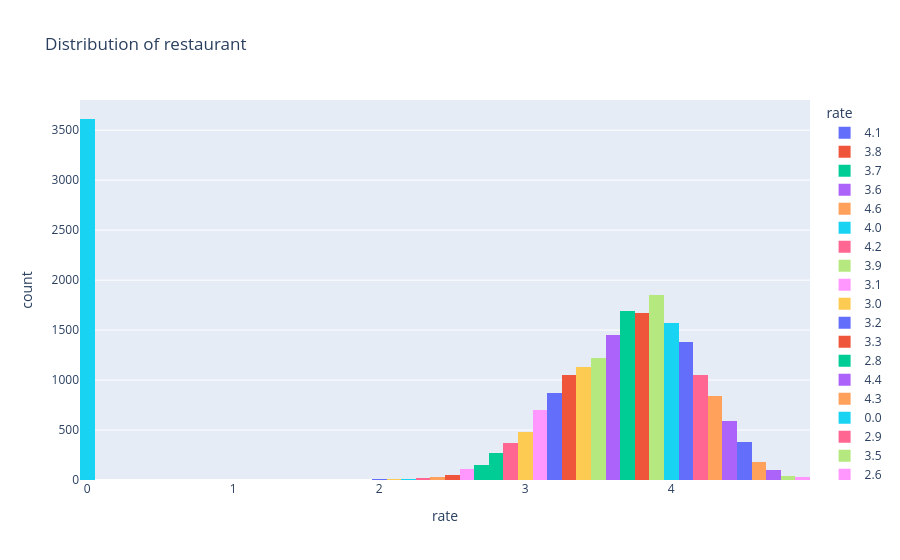

Notebook source saved alongside this figure:
### Code cell
# 2. What is the distribution of restaurant ratings?

fig = px.histogram(df, x='rate', title='Distribution of restaurant', color = 'rate')
fig.show()

### Figure 1 — Plotly figure (JSON) as saved in the notebook; plotly's stock layout.template omitted (floating-point values rounded to 4 significant figures; data arrays with more than 128 entries replaced by an {"elided": "..."} marker saying what was removed)
{"data": [{"bingroup": "x", "hovertemplate": "rate=%{x}<br>count=%{y}<extra></extra>", "legendgroup": "4.1", "marker": {"color": "#636efa", "pattern": {"shape": ""}}, "name": "4.1", "orientation": "v", "showlegend": true, "type": "histogram", "x": {"elided": "1376 float values"}, "xaxis": "x", "yaxis": "y"}, {"bingroup": "x", "hovertemplate": "rate=%{x}<br>count=%{y}<extra></extra>", "legendgroup": "3.8", "marker": {"color": "#EF553B", "pattern": {"shape": ""}}, "name": "3.8", "orientation": "v", "showlegend": true, "type": "histogram", "x": {"elided": "1670 float values"}, "xaxis": "x", "yaxis": "y"}, {"bingroup": "x", "hovertemplate": "rate=%{x}<br>count=%{y}<extra></extra>", "legendgroup": "3.7", "marker": {"color": "#00cc96", "pattern": {"shape": ""}}, "name": "3.7", "orientation": "v", "showlegend": true, "type": "histogram", "x": {"elided": "1695 float values"}, "xaxis": "x", "yaxis": "y"}, {"bingroup": "x", "hovertemplate": "rate=%{x}<br>count=%{y}<extra></extra>", "legendgroup": "3.6", "marker": {"color": "#ab63fa", "pattern": {"shape": ""}}, "name": "3.6", "orientation": "v", "showlegend": true, "type": "histogram", "x": {"elided": "1448 float values"}, "xaxis": "x", "yaxis": "y"}, {"bingroup": "x", "hovertemplate": "rate=%{x}<br>count=%{y}<extra></extra>", "legendgroup": "4.6", "marker": {"color": "#FFA15A", "pattern": {"shape": ""}}, "name": "4.6", "orientation": "v", "showlegend": true, "type": "histogram", "x": {"elided": "178 float values"}, "xaxis": "x", "yaxis": "y"}, {"bingroup": "x", "hovertemplate": "rate=%{x}<br>count=%{y}<extra></extra>", "legendgroup": "4.0", "marker": {"color": "#19d3f3", "pattern": {"shape": ""}}, "name": "4.0", "orientation": "v", "showlegend": true, "type": "histogram", "x": {"elided": "1568 float values"}, "xaxis": "x", "yaxis": "y"}, {"bingroup": "x", "hovertemplate": "rate=%{x}<br>count=%{y}<extra></extra>", "legendgroup": "4.2", "marker": {"color": "#FF6692", "pattern": {"shape": ""}}, "name": "4.2", "orientation": "v", "showlegend": true, "type": "histogram", "x": {"elided": "1051 float values"}, "xaxis": "x", "yaxis": "y"}, {"bingroup": "x", "hovertemplate": "rate=%{x}<br>count=%{y}<extra></extra>", "legendgroup": "3.9", "marker": {"color": "#B6E880", "pattern": {"shape": ""}}, "name": "3.9", "orientation": "v", "showlegend": true, "type": "histogram", "x": {"elided": "1849 float values"}, "xaxis": "x", "yaxis": "y"}, {"bingroup": "x", "hovertemplate": "rate=%{x}<br>count=%{y}<extra></extra>", "legendgroup": "3.1", "marker": {"color": "#FF97FF", "pattern": {"shape": ""}}, "name": "3.1", "orientation": "v", "showlegend": true, "type": "histogram", "x": {"elided": "701 float values"}, "xaxis": "x", "yaxis": "y"}, {"bingroup": "x", "hovertemplate": "rate=%{x}<br>count=%{y}<extra></extra>", "legendgroup": "3.0", "marker": {"color": "#FECB52", "pattern": {"shape": ""}}, "name": "3.0", "orientation": "v", "showlegend": true, "type": "histogram", "x": {"elided": "479 float values"}, "xaxis": "x", "yaxis": "y"}, {"bingroup": "x", "hovertemplate": "rate=%{x}<br>count=%{y}<extra></extra>", "legendgroup": "3.2", "marker": {"color": "#636efa", "pattern": {"shape": ""}}, "name": "3.2", "orientation": "v", "showlegend": true, "type": "histogram", "x": {"elided": "874 float values"}, "xaxis": "x", "yaxis": "y"}, {"bingroup": "x", "hovertemplate": "rate=%{x}<br>count=%{y}<extra></extra>", "legendgroup": "3.3", "marker": {"color": "#EF553B", "pattern": {"shape": ""}}, "name": "3.3", "orientation": "v", "showlegend": true, "type": "histogram", "x": {"elided": "1054 float values"}, "xaxis": "x", "yaxis": "y"}, {"bingroup": "x", "hovertemplate": "rate=%{x}<br>count=%{y}<extra></extra>", "legendgroup": "2.8", "marker": {"color": "#00cc96", "pattern": {"shape": ""}}, "name": "2.8", "orientation": "v", "showlegend": true, "type": "histogram", "x": {"elided": "269 float values"}, "xaxis": "x", "yaxis": "y"}, {"bingroup": "x", "hovertemplate": "rate=%{x}<br>count=%{y}<extra></extra>", "legendgroup": "4.4", "marker": {"color": "#ab63fa", "pattern": {"shape": ""}}, "name": "4.4", "orientation": "v", "showlegend": true, "type": "histogram", "x": {"elided": "587 float values"}, "xaxis": "x", "yaxis": "y"}, {"bingroup": "x", "hovertemplate": "rate=%{x}<br>count=%{y}<extra></extra>", "legendgroup": "4.3", "marker": {"color": "#FFA15A", "pattern": {"shape": ""}}, "name": "4.3", "orientation": "v", "showlegend": true, "type": "histogram", "x": {"elided": "841 float values"}, "xaxis": "x", "yaxis": "y"}, {"bingroup": "x", "hovertemplate": "rate=%{x}<br>count=%{y}<extra></extra>", "legendgroup": "0.0", "marker": {"color": "#19d3f3", "pattern": {"shape": ""}}, "name": "0.0", "orientation": "v", "showlegend": true, "type": "histogram", "x": {"elided": "3612 float values"}, "xaxis": "x", "yaxis": "y"}, {"bingroup": "x", "hovertemplate": "rate=%{x}<br>count=%{y}<extra></extra>", "legendgroup": "2.9", "marker": {"color": "#FF6692", "pattern": {"shape": ""}}, "name": "2.9", "orientation": "v", "showlegend": true, "type": "histogram", "x": {"elided": "374 float values"}, "xaxis": "x", "yaxis": "y"}, {"bingroup": "x", "hovertemplate": "rate=%{x}<br>count=%{y}<extra></extra>", "legendgroup": "3.5", "marker": {"color": "#B6E880", "pattern": {"shape": ""}}, "name": "3.5", "orientation": "v", "showlegend": true, "type": "histogram", "x": {"elided": "1219 float values"}, "xaxis": "x", "yaxis": "y"}, {"bingroup": "x", "hovertemplate": "rate=%{x}<br>count=%{y}<extra></extra>", "legendgroup": "2.6", "marker": {"color": "#FF97FF", "pattern": {"shape": ""}}, "name": "2.6", "orientation": "v", "showlegend": true, "type": "histogram", "x": [2.6, 2.6, 2.6, 2.6, 2.6, 2.6, 2.6, 2.6, 2.6, 2.6, 2.6, 2.6, 2.6, 2.6, 2.6, 2.6, 2.6, 2.6, 2.6, 2.6, 2.6, 2.6, 2.6, 2.6, 2.6, 2.6, 2.6, 2.6, 2.6, 2.6, 2.6, 2.6, 2.6, 2.6, 2.6, 2.6, 2.6, 2.6, 2.6, 2.6, 2.6, 2.6, 2.6, 2.6, 2.6, 2.6, 2.6, 2.6, 2.6, 2.6, 2.6, 2.6, 2.6, 2.6, 2.6, 2.6, 2.6, 2.6, 2.6, 2.6, 2.6, 2.6, 2.6, 2.6, 2.6, 2.6, 2.6, 2.6, 2.6, 2.6, 2.6, 2.6, 2.6, 2.6, 2.6, 2.6, 2.6, 2.6, 2.6, 2.6, 2.6, 2.6, 2.6, 2.6, 2.6, 2.6, 2.6, 2.6, 2.6, 2.6, 2.6, 2.6, 2.6, 2.6, 2.6, 2.6, 2.6, 2.6, 2.6, 2.6, 2.6, 2.6, 2.6, 2.6, 2.6, 2.6, 2.6, 2.6, 2.6, 2.6, 2.6, 2.6, 2.6, 2.6], "xaxis": "x", "yaxis": "y"}, {"bingroup": "x", "hovertemplate": "rate=%{x}<br>count=%{y}<extra></extra>", "legendgroup": "3.4", "marker": {"color": "#FECB52", "pattern": {"shape": ""}}, "name": "3.4", "orientation": "v", "showlegend": true, "type": "histogram", "x": {"elided": "1131 float values"}, "xaxis": "x", "yaxis": "y"}, {"bingroup": "x", "hovertemplate": "rate=%{x}<br>count=%{y}<extra></extra>", "legendgroup": "4.5", "marker": {"color": "#636efa", "pattern": {"shape": ""}}, "name": "4.5", "orientation": "v", "showlegend": true, "type": "histogram", "x": {"elided": "383 float values"}, "xaxis": "x", "yaxis": "y"}, {"bingroup": "x", "hovertemplate": "rate=%{x}<br>count=%{y}<extra></extra>", "legendgroup": "2.5", "marker": {"color": "#EF553B", "pattern": {"shape": ""}}, "name": "2.5", "orientation": "v", "showlegend": true, "type": "histogram", "x": [2.5, 2.5, 2.5, 2.5, 2.5, 2.5, 2.5, 2.5, 2.5, 2.5, 2.5, 2.5, 2.5, 2.5, 2.5, 2.5, 2.5, 2.5, 2.5, 2.5, 2.5, 2.5, 2.5, 2.5, 2.5, 2.5, 2.5, 2.5, 2.5, 2.5, 2.5, 2.5, 2.5, 2.5, 2.5, 2.5, 2.5, 2.5, 2.5, 2.5, 2.5, 2.5, 2.5, 2.5, 2.5, 2.5], "xaxis": "x", "yaxis": "y"}, {"bingroup": "x", "hovertemplate": "rate=%{x}<br>count=%{y}<extra></extra>", "legendgroup": "2.7", "marker": {"color": "#00cc96", "pattern": {"shape": ""}}, "name": "2.7", "orientation": "v", "showlegend": true, "type": "histogram", "x": {"elided": "149 float values"}, "xaxis": "x", "yaxis": "y"}, {"bingroup": "x", "hovertemplate": "rate=%{x}<br>count=%{y}<extra></extra>", "legendgroup": "4.7", "marker": {"color": "#ab63fa", "pattern": {"shape": ""}}, "name": "4.7", "orientation": "v", "showlegend": true, "type": "histogram", "x": [4.7, 4.7, 4.7, 4.7, 4.7, 4.7, 4.7, 4.7, 4.7, 4.7, 4.7, 4.7, 4.7, 4.7, 4.7, 4.7, 4.7, 4.7, 4.7, 4.7, 4.7, 4.7, 4.7, 4.7, 4.7, 4.7, 4.7, 4.7, 4.7, 4.7, 4.7, 4.7, 4.7, 4.7, 4.7, 4.7, 4.7, 4.7, 4.7, 4.7, 4.7, 4.7, 4.7, 4.7, 4.7, 4.7, 4.7, 4.7, 4.7, 4.7, 4.7, 4.7, 4.7, 4.7, 4.7, 4.7, 4.7, 4.7, 4.7, 4.7, 4.7, 4.7, 4.7, 4.7, 4.7, 4.7, 4.7, 4.7, 4.7, 4.7, 4.7, 4.7, 4.7, 4.7, 4.7, 4.7, 4.7, 4.7, 4.7, 4.7, 4.7, 4.7, 4.7, 4.7, 4.7, 4.7, 4.7, 4.7, 4.7, 4.7, 4.7, 4.7, 4.7, 4.7, 4.7, 4.7], "xaxis": "x", "yaxis": "y"}, {"bingroup": "x", "hovertemplate": "rate=%{x}<br>count=%{y}<extra></extra>", "legendgroup": "2.4", "marker": {"color": "#FFA15A", "pattern": {"shape": ""}}, "name": "2.4", "orientation": "v", "showlegend": true, "type": "histogram", "x": [2.4, 2.4, 2.4, 2.4, 2.4, 2.4, 2.4, 2.4, 2.4, 2.4, 2.4, 2.4, 2.4, 2.4, 2.4, 2.4, 2.4, 2.4, 2.4, 2.4, 2.4, 2.4, 2.4, 2.4, 2.4, 2.4, 2.4, 2.4, 2.4, 2.4, 2.4, 2.4, 2.4], "xaxis": "x", "yaxis": "y"}, {"bingroup": "x", "hovertemplate": "rate=%{x}<br>count=%{y}<extra></extra>", "legendgroup": "2.2", "marker": {"color": "#19d3f3", "pattern": {"shape": ""}}, "name": "2.2", "orientation": "v", "showlegend": true, "type": "histogram", "x": [2.2, 2.2, 2.2, 2.2, 2.2, 2.2, 2.2, 2.2], "xaxis": "x", "yaxis": "y"}, {"bingroup": "x", "hovertemplate": "rate=%{x}<br>count=%{y}<extra></extra>", "legendgroup": "2.3", "marker": {"color": "#FF6692", "pattern": {"shape": ""}}, "name": "2.3", "orientation": "v", "showlegend": true, "type": "histogram", "x": [2.3, 2.3, 2.3, 2.3, 2.3, 2.3, 2.3, 2.3, 2.3, 2.3, 2.3, 2.3, 2.3, 2.3, 2.3, 2.3, 2.3, 2.3, 2.3, 2.3, 2.3, 2.3], "xaxis": "x", "yaxis": "y"}, {"bingroup": "x", "hovertemplate": "rate=%{x}<br>count=%{y}<extra></extra>", "legendgroup": "4.8", "marker": {"color": "#B6E880", "pattern": {"shape": ""}}, "name": "4.8", "orientation": "v", "showlegend": true, "type": "histogram", "x": [4.8, 4.8, 4.8, 4.8, 4.8, 4.8, 4.8, 4.8, 4.8, 4.8, 4.8, 4.8, 4.8, 4.8, 4.8, 4.8, 4.8, 4.8, 4.8, 4.8, 4.8, 4.8, 4.8, 4.8, 4.8, 4.8, 4.8, 4.8, 4.8, 4.8, 4.8, 4.8, 4.8, 4.8, 4.8, 4.8, 4.8, 4.8], "xaxis": "x", "yaxis": "y"}, {"bingroup": "x", "hovertemplate": "rate=%{x}<br>count=%{y}<extra></extra>", "legendgroup": "4.9", "marker": {"color": "#FF97FF", "pattern": {"shape": ""}}, "name": "4.9", "orientation": "v", "showlegend": true, "type": "histogram", "x": [4.9, 4.9, 4.9, 4.9, 4.9, 4.9, 4.9, 4.9, 4.9, 4.9, 4.9, 4.9, 4.9, 4.9, 4.9, 4.9, 4.9, 4.9, 4.9, 4.9, 4.9, 4.9, 4.9, 4.9, 4.9, 4.9, 4.9, 4.9, 4.9, 4.9, 4.9, 4.9], "xaxis": "x", "yaxis": "y"}, {"bingroup": "x", "hovertemplate": "rate=%{x}<br>count=%{y}<extra></extra>", "legendgroup": "2.1", "marker": {"color": "#FECB52", "pattern": {"shape": ""}}, "name": "2.1", "orientation": "v", "showlegend": true, "type": "histogram", "x": [2.1, 2.1, 2.1, 2.1, 2.1, 2.1, 2.1, 2.1, 2.1, 2.1, 2.1, 2.1], "xaxis": "x", "yaxis": "y"}, {"bingroup": "x", "hovertemplate": "rate=%{x}<br>count=%{y}<extra></extra>", "legendgroup": "2.0", "marker": {"color": "#636efa", "pattern": {"shape": ""}}, "name": "2.0", "orientation": "v", "showlegend": true, "type": "histogram", "x": [2.0, 2.0, 2.0, 2.0, 2.0, 2.0], "xaxis": "x", "yaxis": "y"}, {"bingroup": "x", "hovertemplate": "rate=%{x}<br>count=%{y}<extra></extra>", "legendgroup": "1.8", "marker": {"color": "#EF553B", "pattern": {"shape": ""}}, "name": "1.8", "orientation": "v", "showlegend": true, "type": "histogram", "x": [1.8, 1.8], "xaxis": "x", "yaxis": "y"}], "layout": {"barmode": "relative", "legend": {"title": {"text": "rate"}, "tracegroupgap": 0}, "title": {"text": "Distribution of restaurant"}, "xaxis": {"anchor": "y", "categoryarray": [4.1, 3.8, 3.7, 3.6, 4.6, 4, 4.2, 3.9, 3.1, 3, 3.2, 3.3, 2.8, 4.4, 4.3, 0, 2.9, 3.5, 2.6, 3.4, 4.5, 2.5, 2.7, 4.7, 2.4, 2.2, 2.3, 4.8, 4.9, 2.1, 2, 1.8], "categoryorder": "array", "domain": [0, 1], "title": {"text": "rate"}}, "yaxis": {"anchor": "x", "domain": [0, 1], "title": {"text": "count"}}}}
